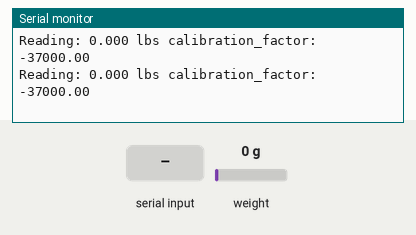
A sketch run on a simulated Arduino Uno, built with avr-gcc and run on an emulated ATmega328P. Shown: the last lines printed to the serial monitor. The test bench sets the inputs (shaded band); at power-on: weight on the scale 0 g.

Above: at 3.3 s.
3.4 s: weight on the scale set to 100 g
At 3.4 s:
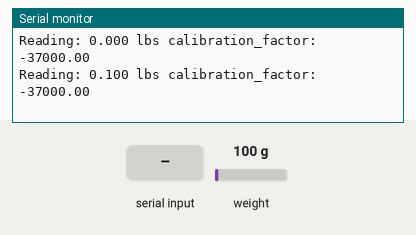
6.4 s: "+" received over Serial
At 6.55 s:
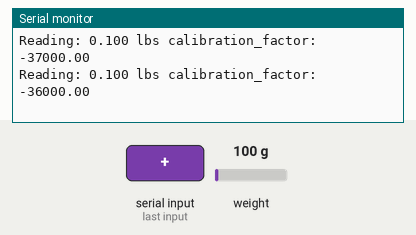
7.9 s: "a" received over Serial
At 7.97 s:
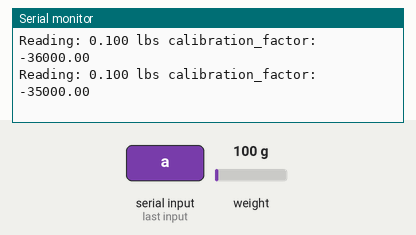
9.4 s: weight on the scale set to 1250 g
At 13.35 s:
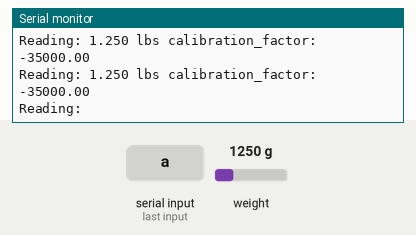
Timing chart, 0 to 13.4 s (numbered marks = the images above; inputs shaded):
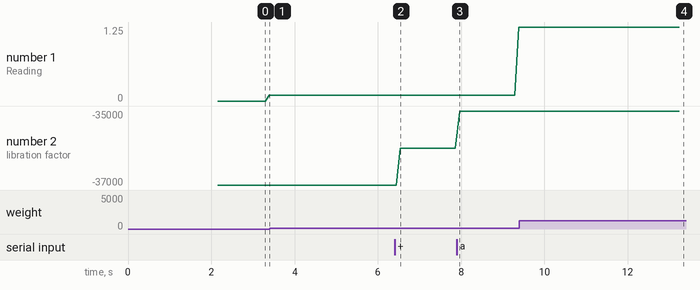

The sketch:

Load_Cell_Calibration.ino
```cpp
// (licence header left out)
#include "HX711.h"

#define DOUT  18
#define CLK  19

HX711 scale;

float calibration_factor = -37000.00; //-7050 worked for my 440lb max scale setup

void setup() {
  Serial.begin(9600);
  Serial.println("HX711 calibration sketch");
  Serial.println("Remove all weight from scale");
  Serial.println("After readings begin, place known weight on scale");
  Serial.println("Press + or a to increase calibration factor");
  Serial.println("Press - or z to decrease calibration factor");

  scale.begin(DOUT, CLK);
  scale.set_scale();
  scale.tare(); //Reset the scale to 0

  long zero_factor = scale.read_average(); //Get a baseline reading
  Serial.print("Zero factor: "); //This can be used to remove the need to tare the scale. Useful in permanent scale projects.
  Serial.println(zero_factor);
}

void loop() {

  scale.set_scale(calibration_factor); //Adjust to this calibration factor

  Serial.print("Reading: ");
  Serial.print(scale.get_units(), 3);
  Serial.print(" lbs"); //Change this to kg and re-adjust the calibration factor if you follow SI units like a sane person
  Serial.print(" calibration_factor: ");
  Serial.print(calibration_factor);
  Serial.println();

  if(Serial.available())
  {
    char temp = Serial.read();
    if(temp == '+' || temp == 'a')
      calibration_factor += 1000;
    else if(temp == '-' || temp == 'z')
      calibration_factor -= 10;
  }
}
```

Measured:
- after the input at 6.4 s, the serial monitor: prints a new line after 0.14 s (image 2)
- after the input at 7.9 s, the serial monitor: prints a new line after 0.06 s (image 3)
- after the input at 9.4 s, the serial monitor: prints a new line after 0.09 s (image 4)
- plotted number 1: 0.1 → 1.25 after the input at 7.9 s
- plotted number 2: -37000 → -36000 after the input at 6.4 s, -36000 → -35000 after the input at 7.9 s
